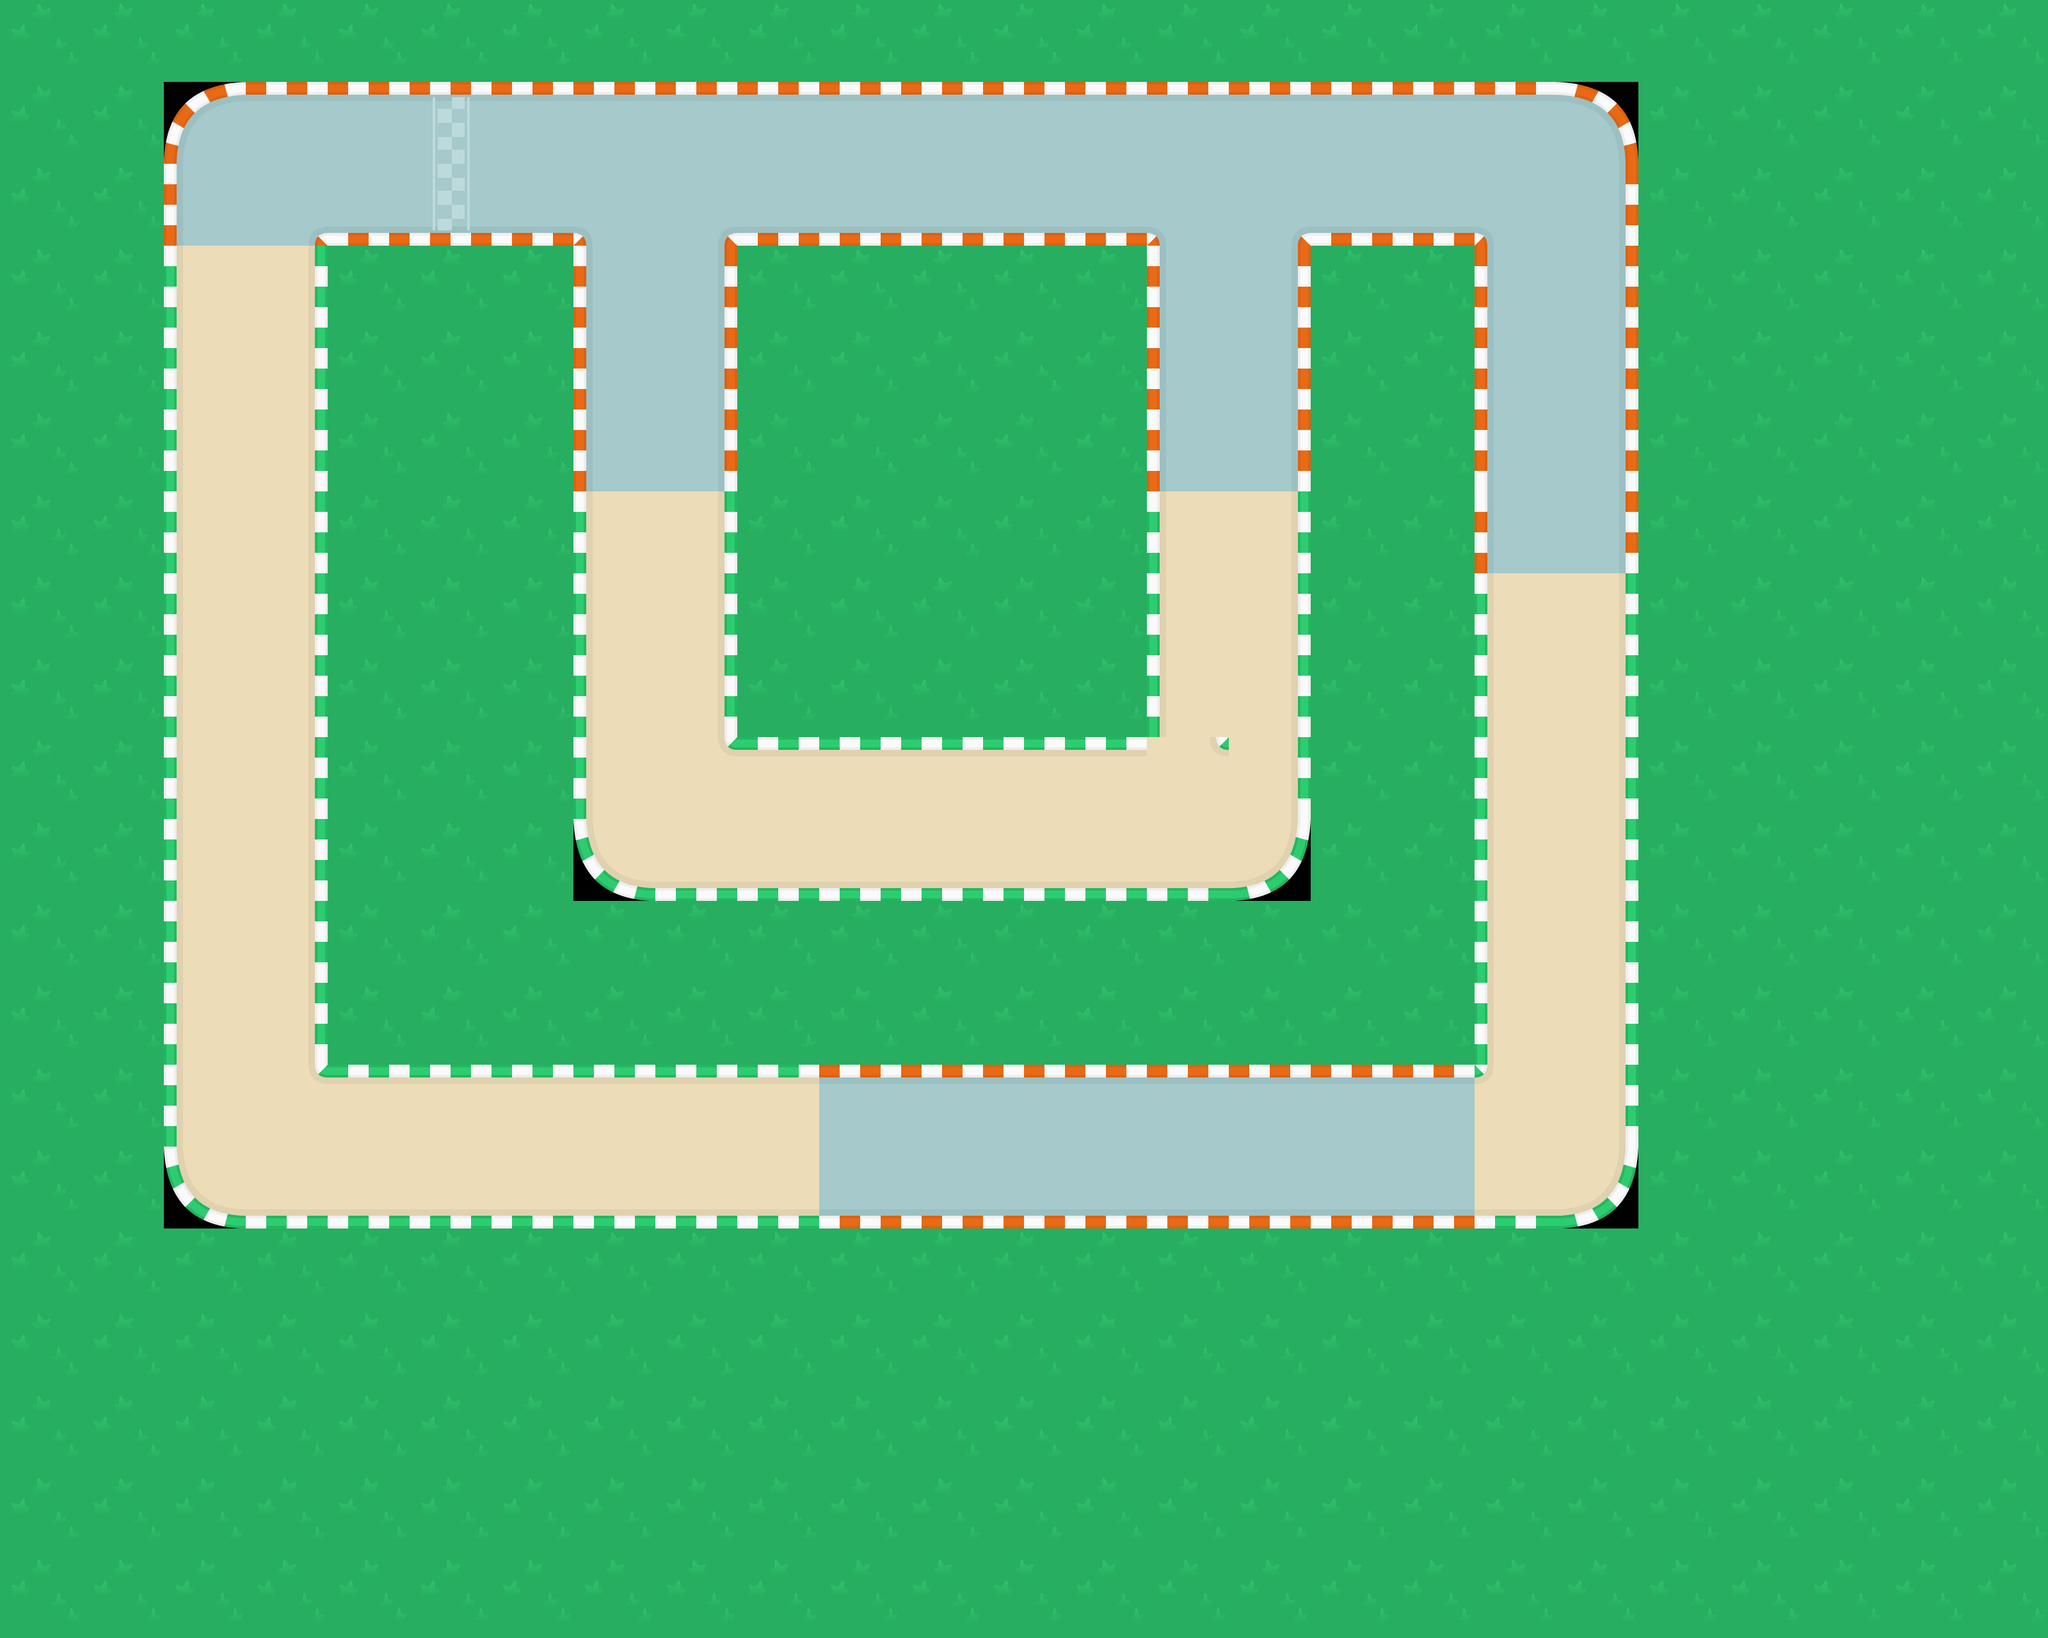

Below is a game level as drawn by its tile map, then a one-line description and the .tmx file that defines it, in full:
An orthogonal 25x20 tile map with 128x128 px tiles, 1 tile layer (bg) and 1 object (spawn).

<map version="1.10" tiledversion="1.11.2" orientation="orthogonal" renderorder="right-down" width="25" height="20" tilewidth="128" tileheight="128" infinite="0" nextlayerid="3" nextobjectid="2">
 <tileset firstgid="1" source="spritesheet_tiles.tsx" />
 <layer id="1" name="bg" width="25" height="20">
  <data encoding="csv">
49,49,49,49,49,49,49,49,49,49,49,49,49,49,49,49,49,49,49,49,49,49,49,49,49,
49,49,150,186,186,307,186,186,186,186,186,186,186,186,186,186,186,186,186,2147483798,49,49,49,49,49,
49,49,203,95,184,271,184,2147483743,95,184,184,184,184,184,2147483743,95,184,184,2147483743,167,49,49,49,49,49,
49,49,280,244,49,49,49,203,167,49,49,49,49,49,203,167,49,49,2147483815,167,49,49,49,49,49,
49,49,280,244,49,49,49,203,167,49,49,49,49,49,203,167,49,49,2147483815,167,49,49,49,49,49,
49,49,280,244,49,49,49,203,167,49,49,49,49,49,203,167,49,49,2147483815,167,49,49,49,49,49,
49,49,280,244,49,49,49,280,244,49,49,49,49,49,280,244,49,49,203,167,49,49,49,49,49,
49,49,280,244,49,49,49,280,244,49,49,49,49,49,280,244,49,49,280,244,49,49,49,49,49,
49,49,280,244,49,49,49,280,244,49,49,49,49,49,280,244,49,49,280,244,49,49,49,49,49,
49,49,280,244,49,49,49,280,171,258,258,258,258,258,171,244,49,49,280,244,49,49,49,49,49,
49,49,280,244,49,49,49,226,261,261,261,261,261,261,261,2147483874,49,49,280,244,49,49,49,49,49,
49,49,280,244,49,49,49,49,49,49,49,49,49,49,49,49,49,49,280,244,49,49,49,49,49,
49,49,280,244,49,49,49,49,49,49,49,49,49,49,49,49,49,49,280,244,49,49,49,49,49,
49,49,280,171,258,258,258,258,258,258,186,186,186,186,186,186,186,186,2147483819,244,49,49,49,49,49,
49,49,226,261,261,261,261,261,261,261,184,184,184,184,184,184,184,184,261,2147483874,49,49,49,49,49,
49,49,49,49,49,49,49,49,49,49,49,49,49,49,49,49,49,49,49,49,49,49,49,49,49,
49,49,49,49,49,49,49,49,49,49,49,49,49,49,49,49,49,49,49,49,49,49,49,49,49,
49,49,49,49,49,49,49,49,49,49,49,49,49,49,49,49,49,49,49,49,49,49,49,49,49,
49,49,49,49,49,49,49,49,49,49,49,49,49,49,49,49,49,49,49,49,49,49,49,49,49,
49,49,49,49,49,49,49,49,49,49,49,49,49,49,49,49,49,49,49,49,49,49,49,49,49
</data>
 </layer>
 <objectgroup id="2" name="cp">
  <object id="1" name="sp1" type="spawn" x="577.333" y="209.333">
   <point />
  </object>
 </objectgroup>
</map>
